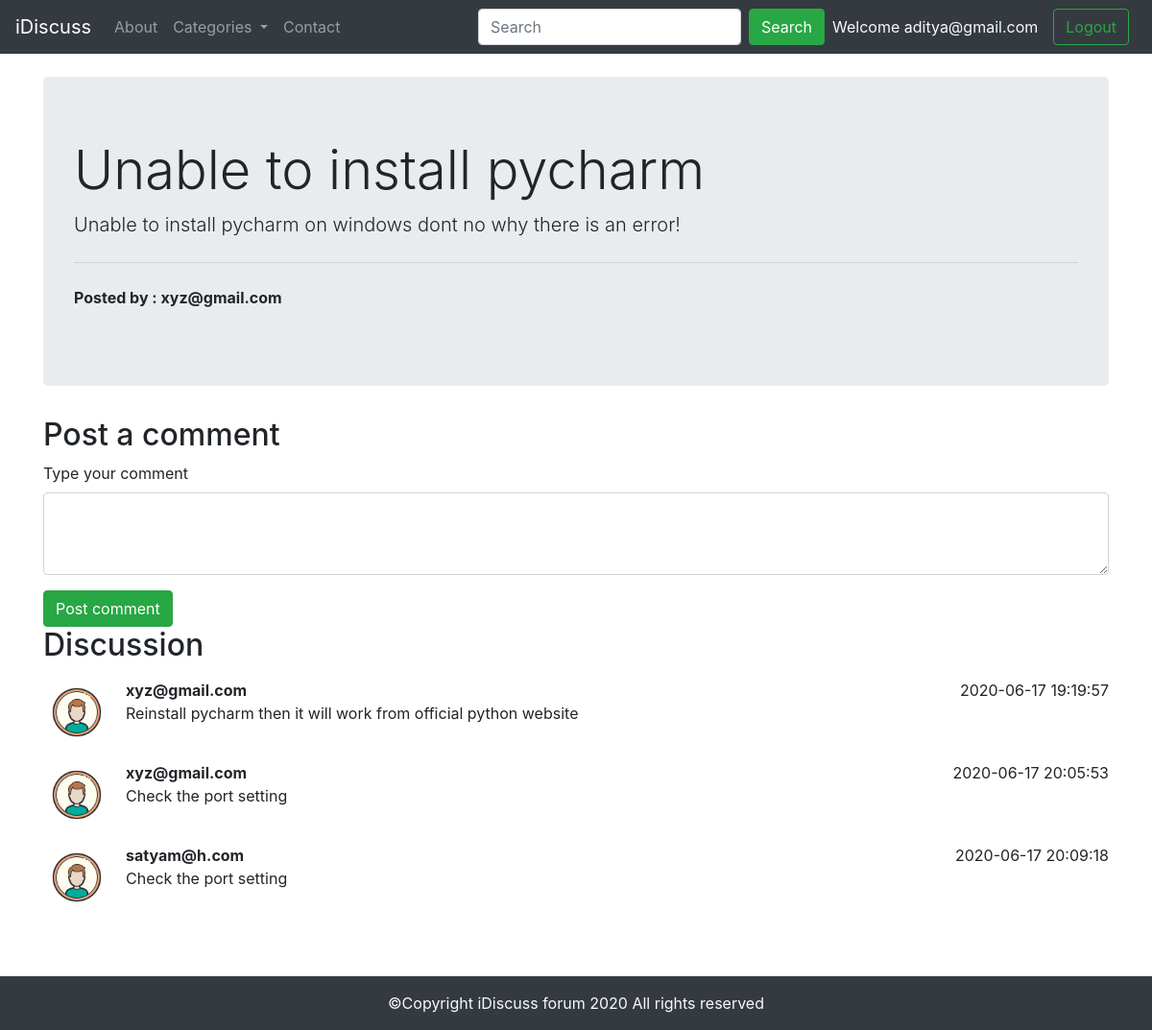
Page /thread.php?threadid=1&posted_by=7 (signed in) on the committed database.
### tables this page shows
CREATE TABLE `threads` (
  `thread_id` int(7) NOT NULL,
  `thread_title` varchar(255) NOT NULL,
  `thread_desc` text NOT NULL,
  `thread_cat_id` int(7) NOT NULL,
  `thread_user_id` int(7) NOT NULL,
  `timestamp` datetime NOT NULL DEFAULT current_timestamp()
);

CREATE TABLE `users` (
  `sno` int(8) NOT NULL,
  `email` varchar(35) NOT NULL,
  `password` varchar(255) NOT NULL,
  `timestamp` datetime NOT NULL DEFAULT current_timestamp()
);

CREATE TABLE `comments` (
  `comment_id` int(8) NOT NULL,
  `comment_content` text NOT NULL,
  `thread_id` int(8) NOT NULL,
  `comment_by` int(8) NOT NULL,
  `comment_time` datetime NOT NULL DEFAULT current_timestamp()
);

### thread.php (the view, shortened to what this page needs)
<!doctype html>
<html lang="en">
<head>
    <link rel="stylesheet" href="https://stackpath.bootstrapcdn.com/bootstrap/4.5.0/css/bootstrap.min.css"
>
</head>
<body>
    <?php include 'include/header.php';?>
    <?php include 'include/dbconnect.php';?>
    <?php
        $id=$_GET['threadid'];
    ?>
    <?php
            $sql = "SELECT * FROM `threads` WHERE thread_id=$id";
            $result = mysqli_query($conn,$sql);
            while($row = mysqli_fetch_assoc($result)){
                $title = $row['thread_title'];
                $desc = $row['thread_desc'];
            }
    ?>
    <?php
            $th_user_id= $_GET['posted_by'];
            $sql = "SELECT email FROM `users` WHERE sno='$th_user_id'";
            $result = mysqli_query($conn,$sql);
            $row = mysqli_fetch_assoc($result);
    echo '<div class="container my-4">
        <div class="jumbotron">
            <h1 class="display-4">'.$title .'</h1>
    <p class="lead">'. $desc .'</p>
    <hr class="my-4">
    <p><b>Posted by : '.$row['email'].'</b></p>
    </div>
    </div>';
    ?>
    <?php
        if(isset($_SESSION['login']) && $_SESSION['login']==true){
            echo '<div class="container">
                <h2>Post a comment</h2>
                <form action="'.$_SERVER['REQUEST_URI'].'" method="post">
            <div class="form-group">
                <label for="desc">Type your comment</label>
                <textarea class="form-control" id="desc" name="desc" rows="3"></textarea>
                <input type="hidden" name="sno" value="'.$_SESSION["sno"].'">
            </div>
            <button type="submit" class="btn btn-success">Post comment</button>
            </form>
            </div>';
        }
    ?>
    <div class="container mb-4" id="que">
        <h2>Discussion</h2>
        <?php
            $id=$_GET['threadid'];
            $sql = "SELECT * FROM `comments` WHERE thread_id=$id";
            $result = mysqli_query($conn,$sql);
            while($row = mysqli_fetch_assoc($result)){
                $desc = $row['comment_content'];
                $time = $row['comment_time'];
                $thread_user_id=$row['comment_by'];
                $sql1= "SELECT email FROM `users` WHERE sno=$thread_user_id";
                $result1 = mysqli_query($conn,$sql1);
                $row1 = mysqli_fetch_assoc($result1);
                echo
                '<div class="media my-3">
                    <img src="img/avtar.png" width="70px" class="mr-3" alt="...">
                    <div class="media-body">
                    <p class="font-weight-bold my-0">'.$row1["email"].'</p>
                        '.$desc.'
                    </div>
                    '.$time.'
                </div>
                 ';
            }
        ?>
    </div>
    <?php include 'include/footer.php';?>
</body>
</html>

### thread.php (style rules this page uses)
#que { min-height: 340px; }

### rows in the picture
threads: thread_title "Unable to install pycharm", thread_desc "Unable to install pycharm on windows dont no why there is an error!"
users: email "xyz@gmail.com"
comments: users.email "xyz@gmail.com", comment_content "Reinstall pycharm then it will work from official python website", comment_time "2020-06-17 19:19:57"
comments: users.email "xyz@gmail.com", comment_content "Check the port setting", comment_time "2020-06-17 20:05:53"
comments: users.email "satyam@h.com", comment_content "Check the port setting", comment_time "2020-06-17 20:09:18"

### other values in the picture
$_SESSION['useremail'] "aditya@gmail.com"
